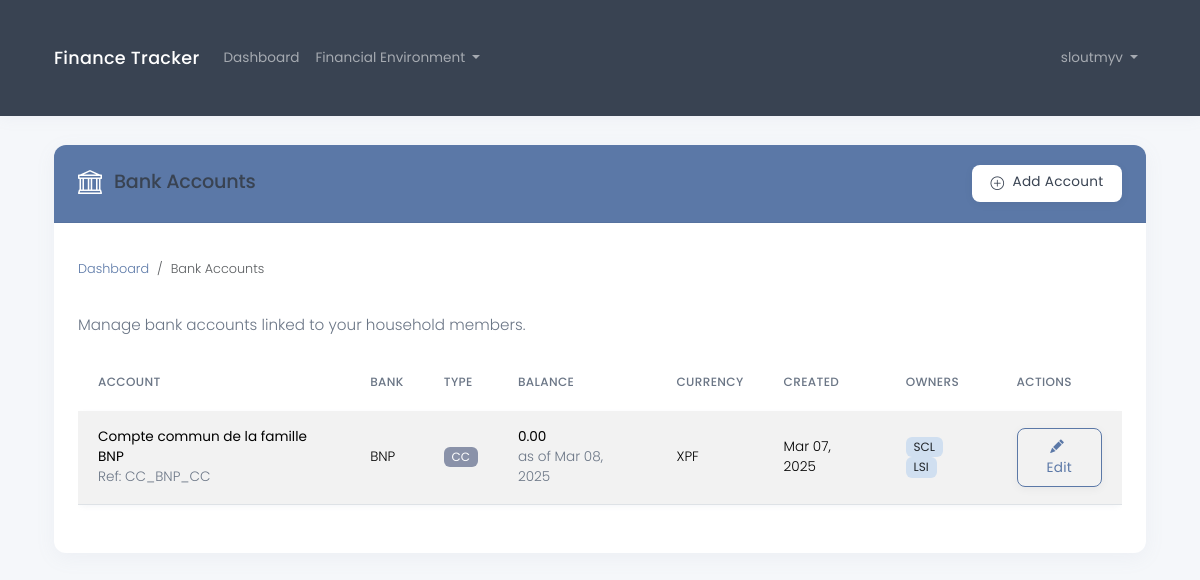
The app's page /en/financial/bank-accounts/ (signed in), older data.
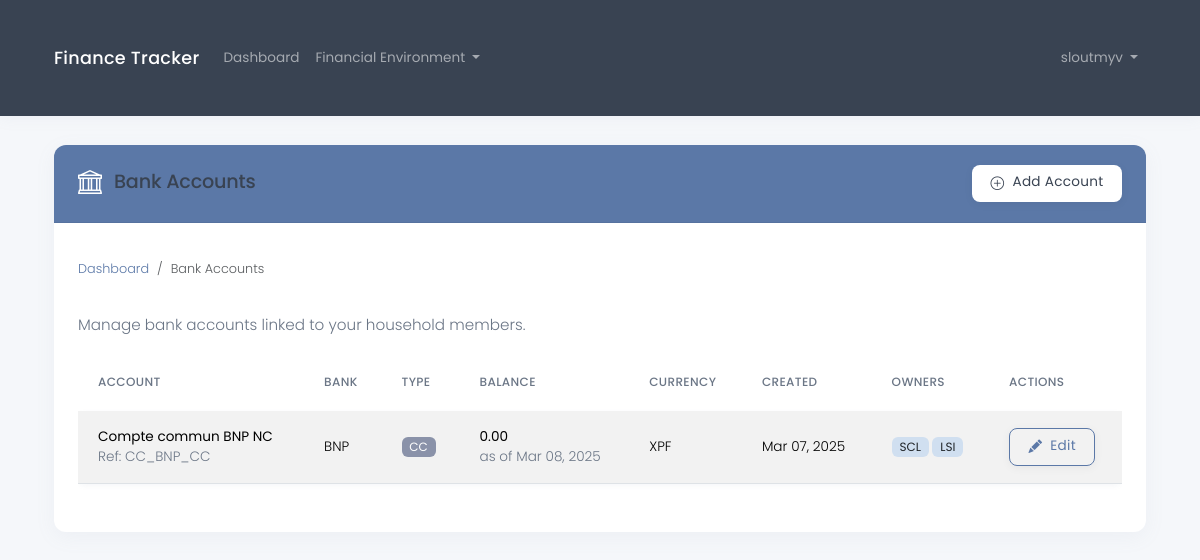
The same page, newer data.
### core/models.py (models this page shows, shortened)
class BankAccount(models.Model):
    CURRENCY_CHOICES = [
        ('EUR', _('Euro (€)')),
        ('USD', _('US Dollar ($)')),
        ('GBP', _('British Pound (£)')),
        ('JPY', _('Japanese Yen (¥)')),
        ('CHF', _('Swiss Franc (Fr)')),
        ('AUD', _('Australian Dollar (A$)')),
        ('CAD', _('Canadian Dollar (C$)')),
        ('XPF', _('CFP Franc (₣)')),
        ('CNY', _('Chinese Yuan (¥)')),
    ]
    name = models.CharField(max_length=100, help_text=_("Name of the account"))
    bank_name = models.CharField(max_length=100, help_text=_("Name of the bank"), default="")
    account_type = models.ForeignKey(AccountType, on_delete=models.PROTECT, related_name='accounts', null=True)
    members = models.ManyToManyField(HouseholdMember, related_name='bank_accounts')
    reference = models.CharField(max_length=100, blank=True, help_text=_("Auto-generated reference code"))
    currency = models.CharField(
        max_length=3,
        choices=CURRENCY_CHOICES,
        default='EUR',
        help_text=_("Three-letter currency code")
    )
    balance = models.DecimalField(
        max_digits=12,
        decimal_places=2,
        default=0.0,
        help_text=_("Current balance of the account")
    )
    balance_date = models.DateField(
        default=timezone.now,
        help_text=_("Date when the balance was last updated")
    )
    timestamp = models.DateTimeField(default=timezone.now, help_text=_("Account creation date and time"))
    created_at = models.DateTimeField(auto_now_add=True)
    updated_at = models.DateTimeField(auto_now=True)
    class Meta:
        ordering = ['bank_name', 'name']

class AccountType(models.Model):
    designation = models.CharField(max_length=100)
    short_designation = models.CharField(max_length=10)
    created_at = models.DateTimeField(auto_now_add=True)
    updated_at = models.DateTimeField(auto_now=True)
    class Meta:
        ordering = ['designation']

### core/views.py (the view)
# urls.py: path('financial/bank-accounts/', views.bank_account_list, name='bank_account_list'),
@login_required
def bank_account_list(request):
    try:
        household = request.user.tax_household
        members = household.members.all()
        has_members = members.exists()
        bank_accounts = BankAccount.objects.filter(members__in=members).distinct() if has_members else []
        return render(request, 'financial/bank_account_list.html', {
            'bank_accounts': bank_accounts,
            'has_household': True,
            'has_members': has_members
        })
    except TaxHousehold.DoesNotExist:
        return render(request, 'financial/bank_account_list.html', {
            'bank_accounts': [],
            'has_household': False,
            'has_members': False
        })

### core/context_processors.py (called while the page is built)
def language_context(request):
    language_code = getattr(request, 'LANGUAGE_CODE', settings.LANGUAGE_CODE)
    return {
        'LANGUAGE_CODE': language_code,
        'LANGUAGES': settings.LANGUAGES,
    }

### templates/financial/bank_account_list.html (shortened to what the changed rows need)
{% extends 'base.html' %}
{% load i18n_extras %}
{% block content %}
<div class="row">
    <div class="col-md-12">
        <div class="card">
            <div class="card-body">
                {% if not has_household %}
                    <div class="alert alert-warning">
                        <h5 class="alert-heading">{% translate_json "You need to create a tax household first" %}</h5>
                        <p>{% translate_json "Before adding bank accounts, you need to set up your tax household." %}</p>
                        <hr>
                        <div class="d-grid gap-2 d-md-flex">
                            <a href="{% url 'household_create' %}" class="btn btn-primary">
                                <i class="bi bi-house-add-fill me-1"></i> {% translate_json "Create Tax Household" %}
                            </a>
                        </div>
                    </div>
                {% else %}
                    {% if bank_accounts %}
                        <div class="table-responsive">
                            <table class="table table-striped">
                                <thead>
                                    <tr>
                                        <th>{% translate_json "Account" %}</th>
                                        <th>{% translate_json "Bank" %}</th>
                                        <th>{% translate_json "Type" %}</th>
                                        <th>{% translate_json "Balance" %}</th>
                                        <th>{% translate_json "Currency" %}</th>
                                        <th>{% translate_json "Created" %}</th>
                                        <th>{% translate_json "Owners" %}</th>
                                        <th>{% translate_json "Actions" %}</th>
                                    </tr>
                                </thead>
                                <tbody>
                                    {% for account in bank_accounts %}
                                    <tr>
                                        <td>
                                            <strong>{{ account.name }}</strong>
                                            <div class="small text-muted">{% translate_json "Ref" %}: {{ account.reference }}</div>
                                        </td>
                                        <td>{{ account.bank_name }}</td>
                                        <td>
                                            {% if account.account_type %}
                                                <span class="badge bg-secondary" title="{{ account.account_type.designation }}">
                                                    {{ account.account_type.short_designation }}
                                                </span>
                                            {% else %}
                                                <span class="text-muted">{% translate_json "Not set" %}</span>
                                            {% endif %}
                                        </td>
                                        <td>
                                            <strong>{{ account.balance }}</strong>
                                            <div class="small text-muted" title="{{ account.balance_date|date:'F j, Y' }}">
                                                {% translate_json "as of" %} {{ account.balance_date|date:"M d, Y" }}
                                            </div>
                                        </td>
                                        <td>{{ account.currency }}</td>
                                        <td><span title="{{ account.timestamp|date:'F j, Y, g:i a' }}">{{ account.timestamp|date:"M d, Y" }}</span></td>
                                        <td>
                                            {% for member in account.members.all %}
                                                <span class="badge bg-info text-dark" title="{{ member.first_name }} {{ member.last_name }}">
                                                    {{ member.trigram }}
                                                </span>
                                            {% empty %}
                                                <span class="text-muted">{% translate_json "No owners" %}</span>
                                            {% endfor %}
                                        </td>
                                        <td>
                                            <a href="{% url 'bank_account_update' account.pk %}" class="btn btn-sm btn-outline-primary">
                                                <i class="bi bi-pencil-fill me-1"></i> {% translate_json "Edit" %}
                                            </a>
                                        </td>
                                    </tr>
                                    {% endfor %}
                                </tbody>
                            </table>
                        </div>
                    {% else %}
                        <div class="alert alert-info">
                            <p>{% translate_json "You haven't added any bank accounts yet. Click the button above to add your first account." %}</p>
                        </div>
                    {% endif %}
                {% endif %}
            </div>
        </div>
    </div>
</div>
{% endblock %}

Row changes from the older to the newer data that the page shows:
changed BankAccount "CC_BNP_CC": name "Compte commun de la famille BNP" → "Compte commun BNP NC"
